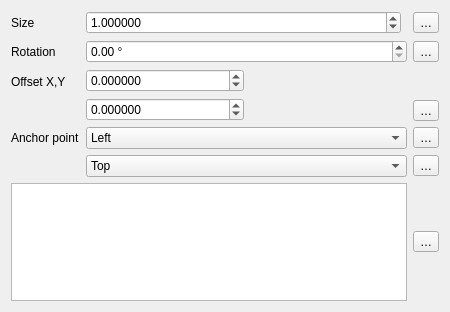
<?xml version="1.0" encoding="UTF-8"?>
<ui version="4.0">
 <class>WidgetFilledMarker</class>
 <widget class="QWidget" name="WidgetFilledMarker">
  <property name="geometry">
   <rect>
    <x>0</x>
    <y>0</y>
    <width>450</width>
    <height>312</height>
   </rect>
  </property>
  <property name="windowTitle">
   <string>Form</string>
  </property>
  <layout class="QGridLayout" name="gridLayout" columnstretch="0,1,0">
   <item row="0" column="0">
    <widget class="QLabel" name="label_3">
     <property name="text">
      <string>Size</string>
     </property>
    </widget>
   </item>
   <item row="0" column="1">
    <layout class="QHBoxLayout" name="horizontalLayout_3">
     <item>
      <widget class="QgsDoubleSpinBox" name="spinSize">
       <property name="sizePolicy">
        <sizepolicy hsizetype="Minimum" vsizetype="Fixed">
         <horstretch>1</horstretch>
         <verstretch>0</verstretch>
        </sizepolicy>
       </property>
       <property name="decimals">
        <number>6</number>
       </property>
       <property name="maximum">
        <double>100000.000000000000000</double>
       </property>
       <property name="singleStep">
        <double>0.200000000000000</double>
       </property>
       <property name="value">
        <double>1.000000000000000</double>
       </property>
       <property name="showClearButton" stdset="0">
        <bool>false</bool>
       </property>
      </widget>
     </item>
     <item>
      <widget class="QgsUnitSelectionWidget" name="mSizeUnitWidget" native="true">
       <property name="minimumSize">
        <size>
         <width>0</width>
         <height>0</height>
        </size>
       </property>
       <property name="focusPolicy">
        <enum>Qt::StrongFocus</enum>
       </property>
      </widget>
     </item>
    </layout>
   </item>
   <item row="0" column="2">
    <widget class="QgsDataDefinedButton" name="mSizeDDBtn">
     <property name="text">
      <string>…</string>
     </property>
    </widget>
   </item>
   <item row="1" column="0">
    <widget class="QLabel" name="label_4">
     <property name="text">
      <string>Rotation</string>
     </property>
    </widget>
   </item>
   <item row="1" column="1">
    <widget class="QgsDoubleSpinBox" name="spinAngle">
     <property name="suffix">
      <string> °</string>
     </property>
     <property name="decimals">
      <number>2</number>
     </property>
     <property name="maximum">
      <double>360.000000000000000</double>
     </property>
     <property name="singleStep">
      <double>0.500000000000000</double>
     </property>
    </widget>
   </item>
   <item row="1" column="2">
    <widget class="QgsDataDefinedButton" name="mAngleDDBtn">
     <property name="text">
      <string>…</string>
     </property>
    </widget>
   </item>
   <item row="2" column="0">
    <widget class="QLabel" name="label_5">
     <property name="text">
      <string>Offset X,Y</string>
     </property>
    </widget>
   </item>
   <item row="2" column="1" rowspan="2">
    <layout class="QHBoxLayout" name="horizontalLayout">
     <item>
      <layout class="QVBoxLayout" name="verticalLayout">
       <item>
        <widget class="QgsDoubleSpinBox" name="spinOffsetY">
         <property name="sizePolicy">
          <sizepolicy hsizetype="Minimum" vsizetype="Fixed">
           <horstretch>1</horstretch>
           <verstretch>0</verstretch>
          </sizepolicy>
         </property>
         <property name="decimals">
          <number>6</number>
         </property>
         <property name="minimum">
          <double>-99999999.989999994635582</double>
         </property>
         <property name="maximum">
          <double>99999999.989999994635582</double>
         </property>
         <property name="singleStep">
          <double>0.200000000000000</double>
         </property>
        </widget>
       </item>
       <item>
        <widget class="QgsDoubleSpinBox" name="spinOffsetX">
         <property name="sizePolicy">
          <sizepolicy hsizetype="Minimum" vsizetype="Fixed">
           <horstretch>1</horstretch>
           <verstretch>0</verstretch>
          </sizepolicy>
         </property>
         <property name="decimals">
          <number>6</number>
         </property>
         <property name="minimum">
          <double>-99999999.989999994635582</double>
         </property>
         <property name="maximum">
          <double>99999999.989999994635582</double>
         </property>
         <property name="singleStep">
          <double>0.200000000000000</double>
         </property>
        </widget>
       </item>
      </layout>
     </item>
     <item>
      <widget class="QgsUnitSelectionWidget" name="mOffsetUnitWidget" native="true">
       <property name="minimumSize">
        <size>
         <width>0</width>
         <height>0</height>
        </size>
       </property>
       <property name="focusPolicy">
        <enum>Qt::StrongFocus</enum>
       </property>
      </widget>
     </item>
    </layout>
   </item>
   <item row="3" column="2">
    <widget class="QgsDataDefinedButton" name="mOffsetDDBtn">
     <property name="text">
      <string>…</string>
     </property>
    </widget>
   </item>
   <item row="4" column="0">
    <widget class="QLabel" name="mAnchorPointLabel">
     <property name="text">
      <string>Anchor point</string>
     </property>
    </widget>
   </item>
   <item row="4" column="1">
    <widget class="QComboBox" name="mHorizontalAnchorComboBox">
     <item>
      <property name="text">
       <string>Left</string>
      </property>
     </item>
     <item>
      <property name="text">
       <string>HCenter</string>
      </property>
     </item>
     <item>
      <property name="text">
       <string>Right</string>
      </property>
     </item>
    </widget>
   </item>
   <item row="4" column="2">
    <widget class="QgsDataDefinedButton" name="mHorizontalAnchorDDBtn">
     <property name="text">
      <string>…</string>
     </property>
    </widget>
   </item>
   <item row="5" column="1">
    <widget class="QComboBox" name="mVerticalAnchorComboBox">
     <item>
      <property name="text">
       <string>Top</string>
      </property>
     </item>
     <item>
      <property name="text">
       <string>VCenter</string>
      </property>
     </item>
     <item>
      <property name="text">
       <string>Bottom</string>
      </property>
     </item>
    </widget>
   </item>
   <item row="5" column="2">
    <widget class="QgsDataDefinedButton" name="mVerticalAnchorDDBtn">
     <property name="text">
      <string>…</string>
     </property>
    </widget>
   </item>
   <item row="6" column="0" colspan="2">
    <widget class="QListWidget" name="lstNames">
     <property name="sizePolicy">
      <sizepolicy hsizetype="Preferred" vsizetype="Expanding">
       <horstretch>0</horstretch>
       <verstretch>0</verstretch>
      </sizepolicy>
     </property>
     <property name="editTriggers">
      <set>QAbstractItemView::NoEditTriggers</set>
     </property>
     <property name="iconSize">
      <size>
       <width>20</width>
       <height>20</height>
      </size>
     </property>
     <property name="movement">
      <enum>QListView::Static</enum>
     </property>
     <property name="flow">
      <enum>QListView::LeftToRight</enum>
     </property>
     <property name="resizeMode">
      <enum>QListView::Adjust</enum>
     </property>
     <property name="spacing">
      <number>4</number>
     </property>
     <property name="gridSize">
      <size>
       <width>30</width>
       <height>25</height>
      </size>
     </property>
     <property name="viewMode">
      <enum>QListView::IconMode</enum>
     </property>
     <property name="wordWrap">
      <bool>true</bool>
     </property>
    </widget>
   </item>
   <item row="6" column="2">
    <widget class="QgsDataDefinedButton" name="mNameDDBtn">
     <property name="text">
      <string>…</string>
     </property>
    </widget>
   </item>
  </layout>
 </widget>
 <customwidgets>
  <customwidget>
   <class>QgsDataDefinedButton</class>
   <extends>QToolButton</extends>
   <header>qgsdatadefinedbutton.h</header>
  </customwidget>
  <customwidget>
   <class>QgsDoubleSpinBox</class>
   <extends>QDoubleSpinBox</extends>
   <header>qgsdoublespinbox.h</header>
  </customwidget>
  <customwidget>
   <class>QgsUnitSelectionWidget</class>
   <extends>QWidget</extends>
   <header>qgsunitselectionwidget.h</header>
   <container>1</container>
  </customwidget>
 </customwidgets>
 <tabstops>
  <tabstop>spinSize</tabstop>
  <tabstop>mSizeUnitWidget</tabstop>
  <tabstop>spinAngle</tabstop>
  <tabstop>spinOffsetX</tabstop>
  <tabstop>spinOffsetY</tabstop>
  <tabstop>mOffsetUnitWidget</tabstop>
  <tabstop>mHorizontalAnchorComboBox</tabstop>
  <tabstop>mVerticalAnchorComboBox</tabstop>
  <tabstop>lstNames</tabstop>
 </tabstops>
 <resources/>
 <connections/>
</ui>
